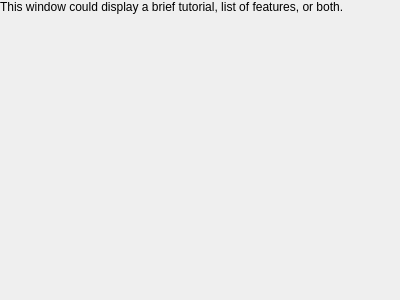
<?xml version="1.0" encoding="UTF-8"?>
<ui version="4.0">
 <class>AboutDialog</class>
 <widget class="QDialog" name="AboutDialog">
  <property name="geometry">
   <rect>
    <x>0</x>
    <y>0</y>
    <width>400</width>
    <height>300</height>
   </rect>
  </property>
  <property name="windowTitle">
   <string>Dialog</string>
  </property>
  <widget class="QLabel" name="label">
   <property name="geometry">
    <rect>
     <x>0</x>
     <y>0</y>
     <width>400</width>
     <height>300</height>
    </rect>
   </property>
   <property name="sizePolicy">
    <sizepolicy hsizetype="MinimumExpanding" vsizetype="MinimumExpanding">
     <horstretch>0</horstretch>
     <verstretch>0</verstretch>
    </sizepolicy>
   </property>
   <property name="minimumSize">
    <size>
     <width>400</width>
     <height>300</height>
    </size>
   </property>
   <property name="text">
    <string>This window could display a brief tutorial, list of features, or both.</string>
   </property>
   <property name="alignment">
    <set>Qt::AlignLeading|Qt::AlignLeft|Qt::AlignTop</set>
   </property>
  </widget>
 </widget>
 <resources/>
 <connections/>
</ui>
